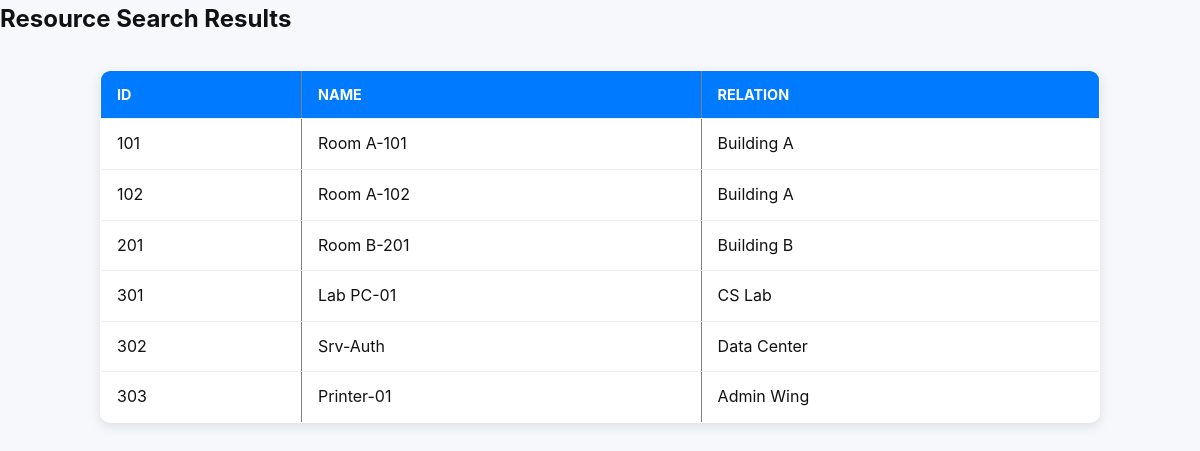
/Homework_6/search_resource.php, run on the app's committed database.
### tables this page shows
CREATE TABLE Resource (
  resource_id BIGINT PRIMARY KEY AUTO_INCREMENT,
  name        VARCHAR(120) NOT NULL,
  relation    VARCHAR(120)       
);

### Homework_6/search_resource.php (the view, shortened to what this page needs)
<?php
require_once "db_connect.php";
$name = isset($_GET['name']) ? $_GET['name'] : '';
$sql = "
    SELECT resource_id, name, relation
    FROM Resource
    WHERE name LIKE CONCAT('%', ?, '%')
";
$stmt = $conn->prepare($sql);
$stmt->bind_param("s", $name);
$stmt->execute();
$result = $stmt->get_result();
?>
<!DOCTYPE html>
<html>
<head>
  <link rel="stylesheet" href="site_style.css">
</head>
<body>
<h2>Resource Search Results</h2>
<?php
if ($result->num_rows === 0) {
    echo "<p>No resources found.</p>";
} else {
    echo "<table border='1' cellpadding='10'>
            <tr><th>ID</th><th>Name</th><th>Relation</th></tr>";
    while ($row = $result->fetch_assoc()) {
        echo "<tr>
                <td>{$row['resource_id']}</td>
                <td>{$row['name']}</td>
                <td>{$row['relation']}</td>
              </tr>";
    }
    echo "</table>";
}
?>
</body>
</html>

### Homework_6/site_style.css (style rules this page uses)
* { margin: 0; padding: 0; box-sizing: border-box; font-family: "Inter", "Segoe UI", sans-serif; scroll-behavior: smooth; }
body { background: #f6f8fb; color: #111; line-height: 1.6; transition: background 0.4s ease, color 0.4s ease; }
table { width: 90%; max-width: 1000px; margin: 2rem auto; border-collapse: collapse; background: #fff; box-shadow: 0 4px 12px rgba(0,0,0,0.1); border-radius: 10px; overflow: hidden; }
th, td { padding: 12px 16px; text-align: left; border-bottom: 1px solid #eee; }
th { background: #007bff; color: #fff; text-transform: uppercase; font-size: 0.9rem; }

### data on the page
resource: resource_id "101", name "Room A-101", relation "Building A"
resource: resource_id "102", name "Room A-102", relation "Building A"
resource: resource_id "201", name "Room B-201", relation "Building B"
resource: resource_id "301", name "Lab PC-01", relation "CS Lab"
resource: resource_id "302", name "Srv-Auth", relation "Data Center"
resource: resource_id "303", name "Printer-01", relation "Admin Wing"
